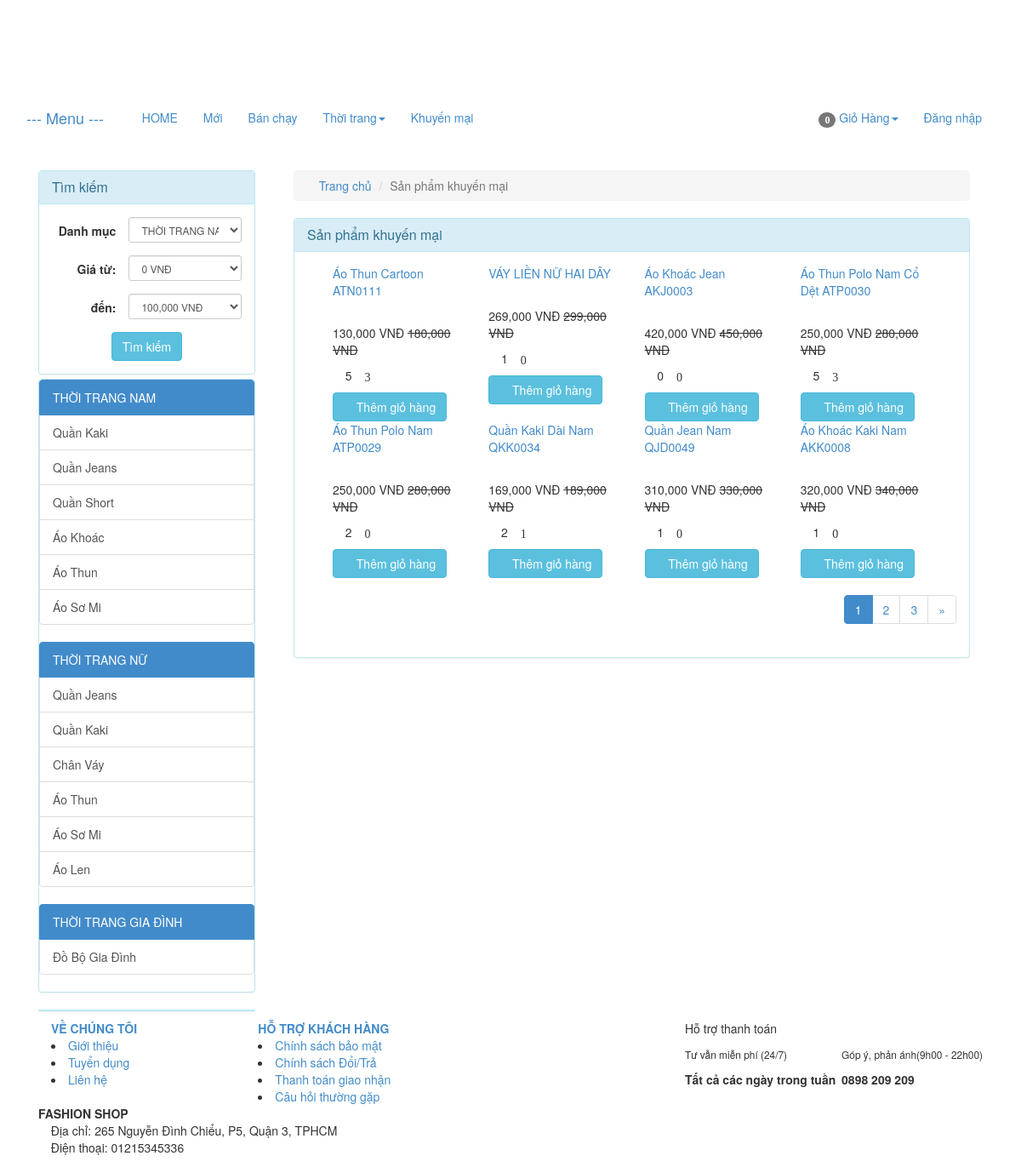
The app's page /index.php/product/discount with its own data.
### tables this page shows
CREATE TABLE `catalog` (
  `id` int(11) NOT NULL,
  `name` varchar(100) NOT NULL,
  `description` varchar(255) DEFAULT NULL,
  `parent_id` int(11) NOT NULL,
  `sort_order` tinyint(4) NOT NULL,
  `created` datetime NOT NULL
);

CREATE TABLE `product` (
  `id` int(255) NOT NULL,
  `catalog_id` int(11) NOT NULL,
  `name` varchar(255) NOT NULL,
  `content` text NOT NULL,
  `price` decimal(15,2) NOT NULL DEFAULT 0.00,
  `discount` int(11) DEFAULT 0,
  `image_link` varchar(100) NOT NULL,
  `image_list` text NOT NULL,
  `view` int(11) NOT NULL DEFAULT 0,
  `buyed` int(255) NOT NULL,
  `rate_total` int(255) NOT NULL DEFAULT 4,
  `rate_count` int(255) NOT NULL DEFAULT 1,
  `created` int(11) NOT NULL
);

### application/controllers/Product.php (called while the page is built, shortened)
<?php
class Product extends MY_Controller {
	public function __construct()
	{
		parent::__construct();
		$this->load->model('product_model');
		$this->load->model('catalog_model');
	}
	public function discount()
	{
		$input = array();
		$input['order'] = array('discount','DESC');
		$this->load->library('pagination');
		$base_url = base_url('product/discount');
		$total =20;
		$per = 8;
		$uri = 3;
		$config = pagination($base_url,$total,$per,$uri);
		$segment = $this->uri->segment(3);
		$segment = intval($segment);
		$input['limit'] = array($config['per_page'],$segment);
		$product_list = $this->product_model->get_list($input);
		$this->data['product_list'] = $product_list;
		$this->data['temp']='site/product/discount';
		$this->load->view('site/layoutsub',$this->data);
	}
}

### index.php (called while the page is built, shortened)
<?php
require_once BASEPATH.'core/CodeIgniter.php';

### application/core/MY_Controller.php (called while the page is built, shortened)
<?php
class MY_Controller extends CI_Controller {
	function __construct()
	{
		$controller = $this->uri->segment(1);
		switch ($controller) {
			default:
				$input = array();
				$input['where'] = array('parent_id' => '1');
				$input['order'] = array('sort_order', 'ASC');
				$catalog = $this->catalog_model->get_list($input);
				foreach ($catalog as $value) {
					$input= array();
					$input['where'] = array('parent_id' => $value->id);
					$input['order'] = array('sort_order', 'ASC');
					$sub = $this->catalog_model->get_list($input);
					$value->sub=$sub;
				}
				break;
		}
	}
}

### application/core/MY_Model.php (called while the page is built, shortened)
<?php if ( ! defined('BASEPATH')) exit('No direct script access allowed');
class MY_Model extends CI_Model {
    var $table = '';
    var $key = 'id';
    var $order = '';
    function get_list($input = array())
    {
        $query = $this->db->get($this->table);
        return $query->result();
    }
    protected function get_list_set_input($input = array())
    {
        if ((isset($input['where'])) && $input['where'])
        {
            $this->db->where($input['where']);
        }
        if (isset($input['order'][0]) && isset($input['order'][1]))
        {
            $this->db->order_by($input['order'][0], $input['order'][1]);
        }
        else
        {
            $order = ($this->order == '') ? array($this->table.'.'.$this->key, 'desc') : $this->order;
            $this->db->order_by($order[0], $order[1]);
        }
        if (isset($input['limit'][0]) && isset($input['limit'][1]))
        {
            $this->db->limit($input['limit'][0], $input['limit'][1]);
        }
    }
}
?>

### application/views/site/product/discount.php (the view, shortened to what this page needs)
<div class="col-xs-12 col-sm-9 col-md-9 col-lg-9 clearpaddingr">
	<div class="col-xs-12 col-sm-12 col-md-12 col-lg-12 clearpadding">
		<ol class="breadcrumb">
			<li><a href="<?php echo base_url(); ?>"><span class="glyphicon glyphicon-home" aria-hidden="true"></span> Trang chủ</a></li>
			<li class="active">Sản phẩm khuyến mại</li>
		</ol>
		<div class="panel panel-info">
			<div class="panel-heading">
				<h3 class="panel-title">Sản phẩm khuyến mại</h3>
			</div>
			<div class="panel-body">
				<div class="col-xs-12 col-sm-12 col-md-12 col-lg-12 clearpadding">
					<?php foreach ($product_list as $value) {
						$name = covert_vi_to_en($value->name);
						$name = strtolower($name);
					?>
						<div class="col-xs-12 col-sm-6 col-md-3 col-lg-3 re-padding">
							<div class="product_item">
								<p class="product_name"><a href="<?php echo base_url($name . '-p' . $value->id); ?>"><?php echo $value->name; ?></a></p>
								<div class="product-image">
								</div>
								<?php if ($value->discount > 0) {
									$new_price = $value->price - $value->discount; ?>
									<p><span class='price text-right'><?php echo number_format($new_price); ?> VNĐ</span> <del class="product-discount"><?php echo number_format($value->price); ?> VNĐ</del></p>
								<?php } else { ?>
									<p><span class='price text-right'><?php echo number_format($value->price); ?> VNĐ</span></p>
								<?php	} ?>
								<p><span class="glyphicon glyphicon-eye-open" aria-hidden="true" title="Số lượt xem"></span> <?php echo $value->view; ?> <span class="glyphicon glyphicon-star-empty" aria-hidden="true" title="Số lượng đặt mua"><?php echo $value->buyed; ?></p>
								<a href="<?php echo base_url('cart/add/' . $value->id); ?>"><button class='btn btn-info'><span class="glyphicon glyphicon-shopping-cart" aria-hidden="true"></span> Thêm giỏ hàng</button></a>
							</div>
						</div>
					<?php } ?>
				</div>
				<?php echo $this->pagination->create_links(); ?>
			</div>
		</div>
	</div>
</div>

### application/views/site/sidebar.php (shortened to what this page needs)
<?php
	$catalog_id = isset($catalog_id)?$catalog_id:NULL;
	$price_from = isset($price_from)?$price_from:NULL;
	$price_to = isset($price_to)?$price_to:NULL;
 ?>
<div class="col-xs-12 col-sm-3 col-md-3 col-lg-3 clearpaddingl">
	<div class="panel panel-info" style="margin-bottom: 5px;">
		<div class="panel-heading">
		    <h3 class="panel-title">Tìm kiếm</h3>
		</div>
	    <div class="panel-body">
	  	    <form class="form-horizontal text-center" method="post" action="<?php echo base_url('product/search'); ?>">
				<div class="form-group form-group-sm">
					<label class="col-sm-5 clearpaddingl control-label" for="formGroupInputSmall">Danh mục</label>
					<div class="col-sm-7" style="padding-left: 0px">
				    	<select class="form-control" name="catalog_id">
				    		<?php foreach ($catalog as $value) { ?>
							  	<option value="<?php echo $value->id; ?>" style='font-weight: bold' <?php if($value->id==$catalog_id) echo 'selected'; ?>><?php echo $value->name; ?></option>
								 </div>
							  	<?php } ?>
				    </div>
				</div>
				<div class="form-group form-group-sm">
					<label class="col-sm-5 control-label" for="formGroupInputSmall">Giá từ:</label>
					<div class="col-sm-7" style="padding-left: 0px">
				    	<select class="form-control" name="price_from">
				    	<?php for ($i=0; $i < 1400000; $i = $i + 100000) { ?>
				    		<option value="<?php echo $i ?>" <?php if($i==$price_from) echo 'selected'; ?>><?php echo number_format($i); ?> VNĐ</option>
				    	<?php } ?>
						</select>
				    </div>
				</div>
				<div class="form-group form-group-sm">
					<label class="col-sm-5 control-label" for="formGroupInputSmall">đến:</label>
					<div class="col-sm-7" style="padding-left: 0px">
				    	<select class="form-control" name="price_to">
				    	<?php for ($i=100000; $i < 1500000; $i = $i + 100000) { ?>
				    		<option value="<?php echo $i ?>" <?php if($i==$price_to) echo 'selected'; ?>><?php echo number_format($i); ?> VNĐ</option>
				    	<?php } ?>
						</select>
				    </div>
				</div>
				<button class="btn btn-info" type="submit" name='submit'>Tìm kiếm</button>
	    </div>
	</div>
	<div class="panel panel-info">
	  <div class="panel-body" style="padding:0px">
	  	<div class="list-group">
	  	<?php foreach ($catalog as $value)
	  	{
	  		$name = covert_vi_to_en($value->name);
	  		$name = strtolower($name);
	  	?>
	  	<div class="list-group">
	  		<a href="<?php echo base_url($name.'-c'.$value->id); ?>" class="list-group-item active">
		    <?php echo $value->name; ?>
		  	</a>
		  <?php foreach ($value->sub as $val) {
		  	$namesub = covert_vi_to_en($val->name);
	  		$namesub = strtolower($namesub);
	  		?>
		  	<a href="<?php echo base_url($namesub.'-c'.$val->id); ?>" class="list-group-item"><?php echo $val->name; ?></a>
		  <?php } ?>
		 </div>
	  	<?php } ?>
	    </div>
	  </div>
	</div>
	<div class="panel panel-info" style="margin-top:10px;margin-bottom:10px;">
	</div>
</div>

### records on screen
catalog: name "THỜI TRANG NAM"
catalog: name "Quần Kaki"
catalog: name "Quần Jeans"
catalog: name "Quần Short"
catalog: name "Áo Khoác"
catalog: name "Áo Thun"
catalog: name "Áo Sơ Mi"
catalog: name "THỜI TRANG NỮ"
catalog: name "Quần Jeans"
catalog: name "Quần Kaki"
catalog: name "Chân Váy"
catalog: name "Áo Thun"
catalog: name "Áo Sơ Mi"
catalog: name "Áo Len"
catalog: name "THỜI TRANG GIA ĐÌNH"
catalog: name "Đồ Bộ Gia Đình"
product: name "Áo Thun Cartoon ATN0111", new_price "130,000", price "180,000", view "5", buyed "3"
product: name "VÁY LIỀN NỮ HAI DÂY", new_price "269,000", price "299,000", view "1", buyed "0"
product: name "Áo Khoác Jean AKJ0003", new_price "420,000", price "450,000", view "0", buyed "0"
product: name "Áo Thun Polo Nam Cổ Dệt ATP0030", new_price "250,000", price "280,000", view "5", buyed "3"
product: name "Áo Thun Polo Nam ATP0029", new_price "250,000", price "280,000", view "2", buyed "0"
product: name "Quần Kaki Dài Nam QKK0034", new_price "169,000", price "189,000", view "2", buyed "1"
product: name "Quần Jean Nam QJD0049", new_price "310,000", price "330,000", view "1", buyed "0"
product: name "Áo Khoác Kaki Nam AKK0008", new_price "320,000", price "340,000", view "1", buyed "0"

### other values on screen
$total_items "0"
$this->pagination->create_links() "1 2 3 »"
form field catalog_id "THỜI TRANG NAM"
form field price_from "0 VNĐ"
form field price_to "100,000 VNĐ"
